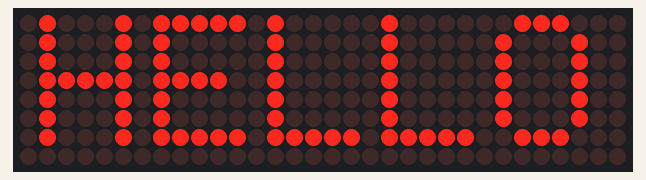
A sketch run on a simulated Arduino Uno, built with avr-gcc and run on an emulated ATmega328P. Parts: 32×8 LED matrix.

Above: at 0.2 s.

The sketch:

LED_Matrix.ino
```cpp
#include <MD_Parola.h>
#include <MD_MAX72XX.h>
#include <SPI.h>

// Define hardware type and number of matrices
#define HARDWARE_TYPE MD_MAX72XX::FC16_HW
#define MAX_DEVICES 4  // Number of 8x8 matrices (Change if needed)

#define DATA_PIN 11
#define CLK_PIN 13
#define CS_PIN 10

// Initialize display
MD_Parola display = MD_Parola(HARDWARE_TYPE, CS_PIN, MAX_DEVICES);

void setup() {
    display.begin();  // Start the display
    display.setIntensity(5);  // Set brightness (0-15)
    display.displayClear();  // Clear the screen
    display.displayText("HELLO", PA_CENTER, 100, 1000, PA_PRINT, PA_NO_EFFECT);
}

void loop() {
    display.displayAnimate();  // Keep the text on screen
}
```
